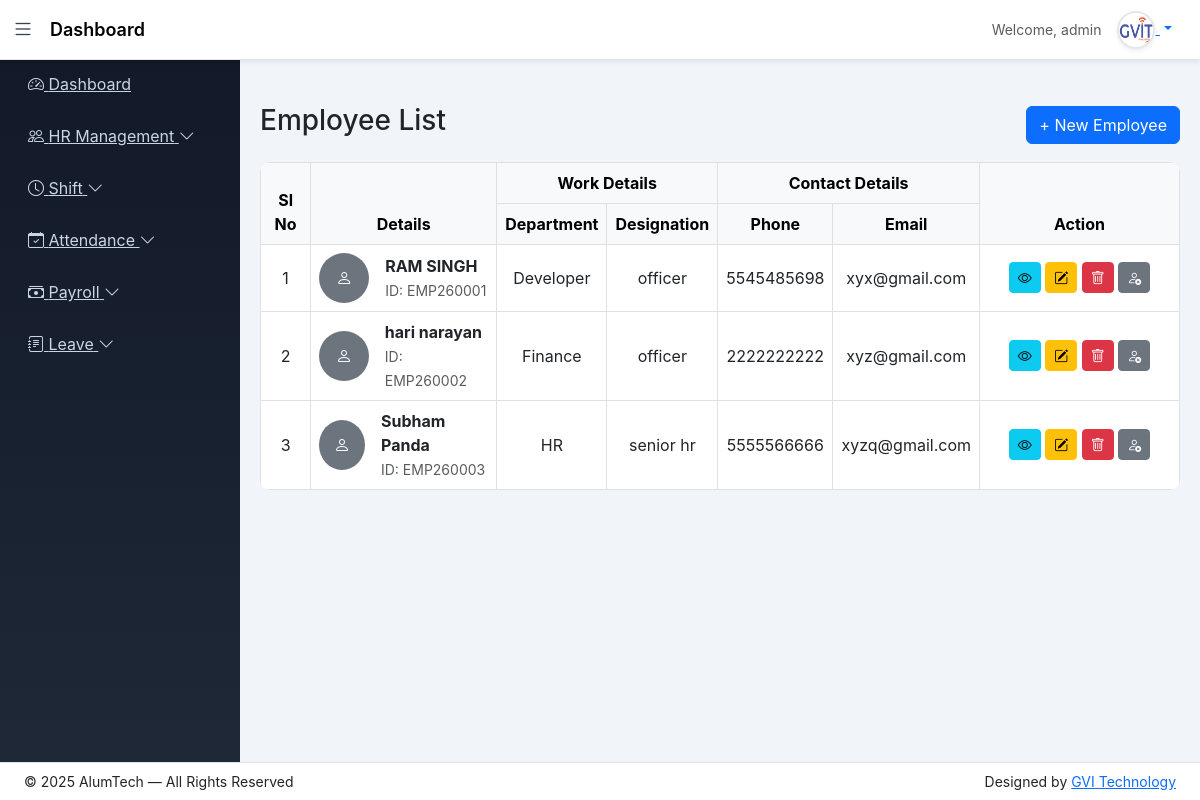
The page /employee/ (signed in) on the database its author committed.
### app/models.py (models this page shows, shortened)
class Employee(models.Model):
    BLOOD_GROUP_CHOICES = [
        ('A+', 'A+'), ('A-', 'A-'),
        ('B+', 'B+'), ('B-', 'B-'),
        ('O+', 'O+'), ('O-', 'O-'),
        ('AB+', 'AB+'), ('AB-', 'AB-'),
    ]
    BACHELOR_CHOICES = [
        ('BCom', 'B.Com'),
        ('BSc', 'B.Sc'),
        ('BA', 'B.A'),
        ('BTech', 'B.Tech'),
    ]
    MASTER_CHOICES = [
        ('MCom', 'M.Com'),
        ('MSc', 'M.Sc'),
        ('MA', 'M.A'),
        ('MTech', 'M.Tech'),
    ]
    first_name = models.CharField(max_length=50)
    middle_name = models.CharField(max_length=50, blank=True)
    last_name = models.CharField(max_length=50)
    gender = models.CharField(max_length=10,choices=[('Male','Male'),('Female','Female'),('Other','Other')])
    blood_group = models.CharField(max_length=10, choices=BLOOD_GROUP_CHOICES, blank=True, null=True)
    date_of_birth = models.DateField(null=True, blank=True)
    father_name = models.CharField(max_length=100, blank=True)
    mother_name = models.CharField(max_length=100, blank=True)
    user = models.OneToOneField(User, on_delete=models.CASCADE, null=True, blank=True, related_name='employee_profile')
    email = models.EmailField(unique=True)
    contact_no = models.CharField(max_length=15)
    emergency_contact = models.CharField(max_length=15)
    address = models.TextField(blank=True, null=True)
    permanent_address = models.TextField(blank=True, null=True)
    bachelor_degree = models.CharField(max_length=10, choices=BACHELOR_CHOICES, blank=True, null=True)
    master_degree = models.CharField(max_length=10, choices=MASTER_CHOICES, blank=True, null=True)
    employee_id = models.CharField(max_length=20, unique=True)
    role = models.CharField(
    max_length=20,
    choices=[
        ('HR','HR'),
        ('ACCOUNTS','Accounts'),
        ('EMPLOYEE','Employee')
    ],
    default='EMPLOYEE'
)
    department = models.ForeignKey(Department, on_delete=models.PROTECT)
    designation = models.ForeignKey(Designation, on_delete=models.PROTECT)
    date_of_joining = models.DateField(blank=True, null=True)
    photo = models.ImageField(upload_to='employees/', blank=True, null=True)
    pan_no = models.CharField(max_length=10,blank=True,null=True)
    Aadhar_no = models.CharField(max_length=12,blank=True,null=True)
    Bank_name = models.CharField(max_length=50,blank=True,null=True)
    acc_no = models.CharField(max_length=15,blank=True,null=True)
    ifsc_no = models.CharField(max_length=15,blank=True,null=True)
    branch_name = models.CharField(max_length=50,blank=True,null=True)
    is_active = models.BooleanField(default=True)
    created_at = models.DateTimeField(auto_now_add=True)
    lwp_balance = models.IntegerField(default=0)
    generated_at = models.DateField(blank=True, null=True)
    created_by = models.ForeignKey(User, on_delete=models.SET_NULL, null=True, blank=True, related_name='created_employees')
    def full_name(self):
        return f"{self.first_name} {self.middle_name} {self.last_name}".strip()

class Department(models.Model):
    name = models.CharField(max_length=100, unique=True)
    description = models.TextField(blank=True)

class Designation(models.Model):
    department = models.ForeignKey(Department, on_delete=models.CASCADE)
    name = models.CharField(max_length=100)

### app/views.py (the view)
# urls.py: path('employee/', views.employee_list, name='employee_list'),
@login_required(login_url='login')
def employee_list(request):
    return render(request, 'employee/employee_list.html', {
        'employees': Employee.objects.select_related('department', 'designation')
    })

### templates/employee/employee_list.html (shortened to what this page needs)
{% extends 'base_dashboard.html' %}
{% block content %}
<div class="d-flex justify-content-between align-items-center mb-3">
  <h3>Employee List</h3>
  <a href="{% url 'employee_add' %}" class="btn btn-primary">
    + New Employee
  </a>
</div>
<div class="table-responsive">
  <table class="table table-bordered align-middle text-center">
    <thead class="table-light">
      <tr>
        <th rowspan="2">Sl No</th>
        <th rowspan="2">Details</th>
        <th colspan="2">Work Details</th>
        <th colspan="2">Contact Details</th>
        <th rowspan="2" style="width:200px">Action</th>
      </tr>
      <tr>
        <th>Department</th>
        <th>Designation</th>
        <th>Phone</th>
        <th>Email</th>
      </tr>
    </thead>
    <tbody>
      {% for emp in employees %}
      <tr>
        <td>{{ forloop.counter }}</td>
        <td class="text-start">
          <div class="d-flex align-items-center gap-3">
            {% if emp.photo %}
              <img src="{{ emp.photo.url }}"
                   class="rounded-circle border"
                   width="50" height="50"
                   style="object-fit:cover;">
            {% else %}
              <div class="rounded-circle bg-secondary text-white d-flex
                          align-items-center justify-content-center"
                   style="width:50px;height:50px;">
                <i class="bi bi-person"></i>
              </div>
            {% endif %}
            <div>
              <strong>{{ emp.full_name }}</strong><br>
              <small class="text-muted">ID: {{ emp.employee_id }}</small>
            </div>
          </div>
        </td>
        <td>{{ emp.department.name }}</td>
        <td>{{ emp.designation.name }}</td>
        <td>{{ emp.contact_no }}</td>
        <td>{{ emp.email }}</td>
        <td class="text-nowrap">
  <a
    href="{% url 'employee_view' emp.id %}"
    class="btn btn-info btn-sm"
    title="View"
  >
    <i class="bi bi-eye"></i>
  </a>
  <a
    href="{% url 'employee_edit' emp.id %}"
    class="btn btn-warning btn-sm"
    title="Edit"
  >
    <i class="bi bi-pencil-square"></i>
  </a>
  <a
    href="{% url 'employee_delete' emp.id %}"
    class="btn btn-danger btn-sm"
    title="Delete"
    onclick="return confirm('Delete this employee?');"
  >
    <i class="bi bi-trash"></i>
  </a>
  <a
    href="{% url 'employee_toggle_status' emp.id %}"
    class="btn btn-sm {% if emp.is_active %}btn-secondary{% else %}btn-success{% endif %}"
    title="{% if emp.is_active %}Deactivate{% else %}Activate{% endif %}"
  >
    {% if emp.is_active %}
      <i class="bi bi-person-x"></i>
    {% else %}
      <i class="bi bi-person-check"></i>
    {% endif %}
  </a>
</td>
      </tr>
      {% empty %}
      <tr>
        <td colspan="7" class="text-center text-muted">
          No employees found
        </td>
      </tr>
      {% endfor %}
    </tbody>
  </table>
</div>
{% endblock %}

### templates/base_dashboard.html (shortened to what this page needs)
{% load static %}
<!doctype html>
<html lang="en">
<head>
<link href="https://cdn.jsdelivr.net/npm/bootstrap@5.3.0/dist/css/bootstrap.min.css" rel="stylesheet">
<link href="https://cdn.jsdelivr.net/npm/bootstrap-icons@1.11.3/font/bootstrap-icons.css" rel="stylesheet">
<link rel="stylesheet" href="{% static 'css/dashboard_style.css' %}">
</head>
<body>
{% if request.user.is_superuser %}
{% include "includes/sidebar_admin.html" %}
{% elif request.user.employee_profile.role == "HR" %}
{% include "includes/sidebar_hr.html" %}
{% elif request.user.employee_profile.role == "ACCOUNTS" %}
{% include "includes/sidebar_accounts.html" %}
{% else %}
{% include "includes/sidebar_employee.html" %}
{% endif %}
<nav class="navbar navbar-expand-lg navbar-custom shadow-sm" id="navbar">
<div class="container-fluid">
<i class="bi bi-list toggle-btn" onclick="toggleSidebar()"></i>
<span class="navbar-brand ms-3 fw-semibold">
{% block page_title %}Dashboard{% endblock %}
</span>
<div class="ms-auto d-flex align-items-center gap-3 me-3">
<span class="text-muted small">
Welcome, {{ request.user.username }}
</span>
<div class="dropdown">
<a href="#" class="dropdown-toggle profile-toggle" data-bs-toggle="dropdown">
<img src="{% static 'images/gvit.png' %}"
width="38"
height="38"
class="rounded-circle shadow-sm">
</a>
</div>
</div>
</div>
</nav>
<div class="content mt-4" id="content">
{% block content %}{% endblock %}
</div>
<footer id="footer" class="bg-secondary border-top fixed-bottom">
<div class="container-fluid px-4">
<div class="row align-items-center py-2">
<div class="col-md-6 small">
© 2025 AlumTech — All Rights Reserved
</div>
<div class="col-md-6 text-md-end small">
Designed by
<a href="https://www.gvitechnology.com/" target="_blank">
GVI Technology
</a>
</div>
</div>
</div>
</footer>
</body>
</html>

### static/css/dashboard_style.css (style rules this page uses)
body { background: #f1f5f9; font-family: 'Inter', sans-serif; }
.navbar-custom { background: #ffffff; border-bottom: 1px solid #e5e7eb; height: 60px; }
.navbar-brand { font-weight: 600; font-size: 18px; }
.toggle-btn { font-size: 22px; cursor: pointer; color: #374151; }
.content { margin-left: 240px; padding: 20px; transition: 0.3s; }
.table { border-radius: 10px; overflow: hidden; }
#footer { background: #ffffff !important; border-top: 1px solid #e5e7eb; }
.profile-toggle img { border: 2px solid #e5e7eb; }

### rows shown on the page
Employee: full_name "RAM SINGH", employee_id "EMP260001", department.name "Developer", designation.name "officer", contact_no "5545485698", email "xyx@gmail.com", is_active True (drawn)
Employee: full_name "hari narayan", employee_id "EMP260002", department.name "Finance", designation.name "officer", contact_no "2222222222", email "xyz@gmail.com", is_active True (drawn)
Employee: full_name "Subham Panda", employee_id "EMP260003", department.name "HR", designation.name "senior hr", contact_no "5555566666", email "xyzq@gmail.com", is_active True (drawn)

### other values the page prints
{{ request.user.username }} "admin"
